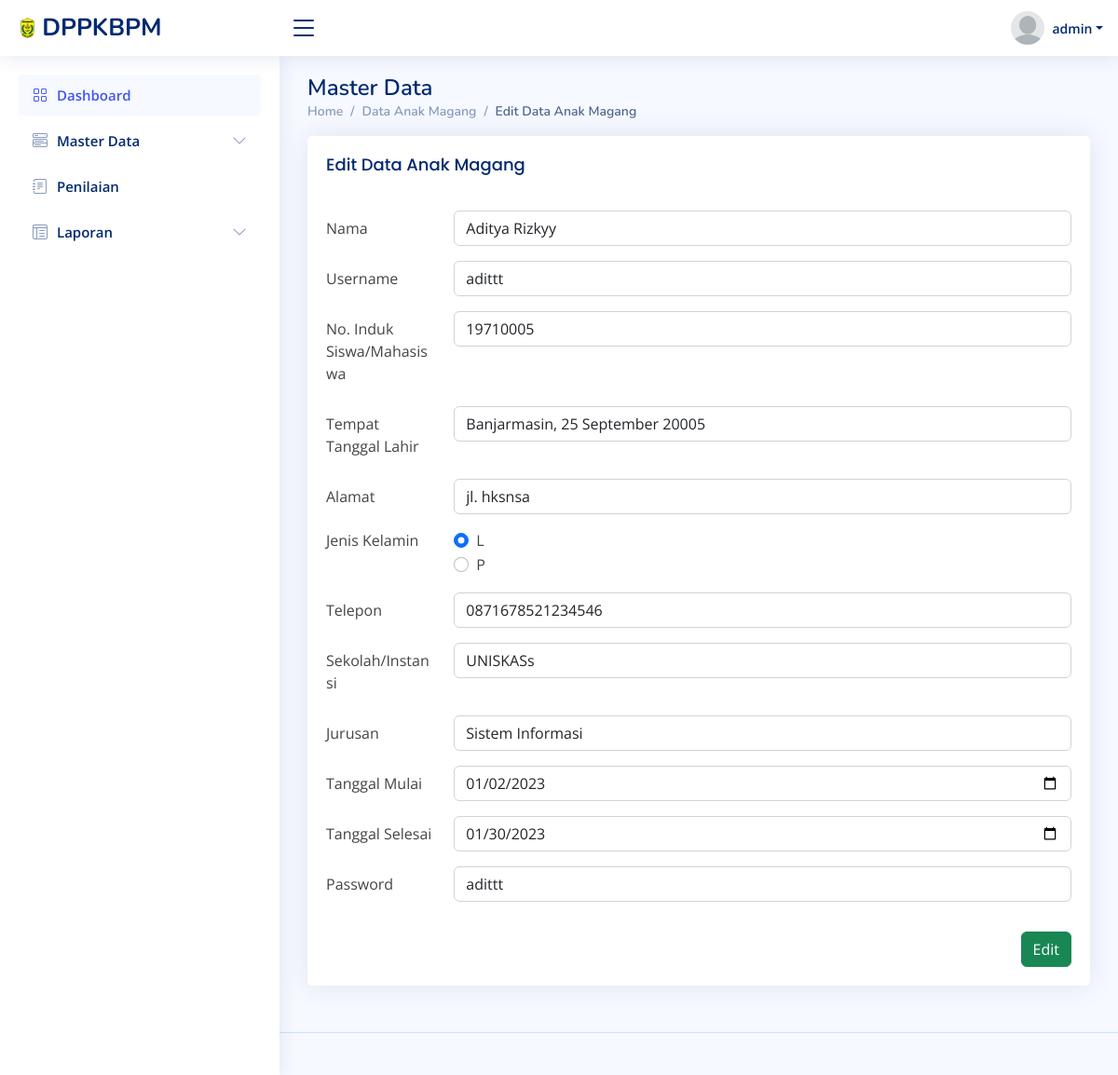
Before: /magang/edit_magang.php?id=8 (signed in) with the older database file.
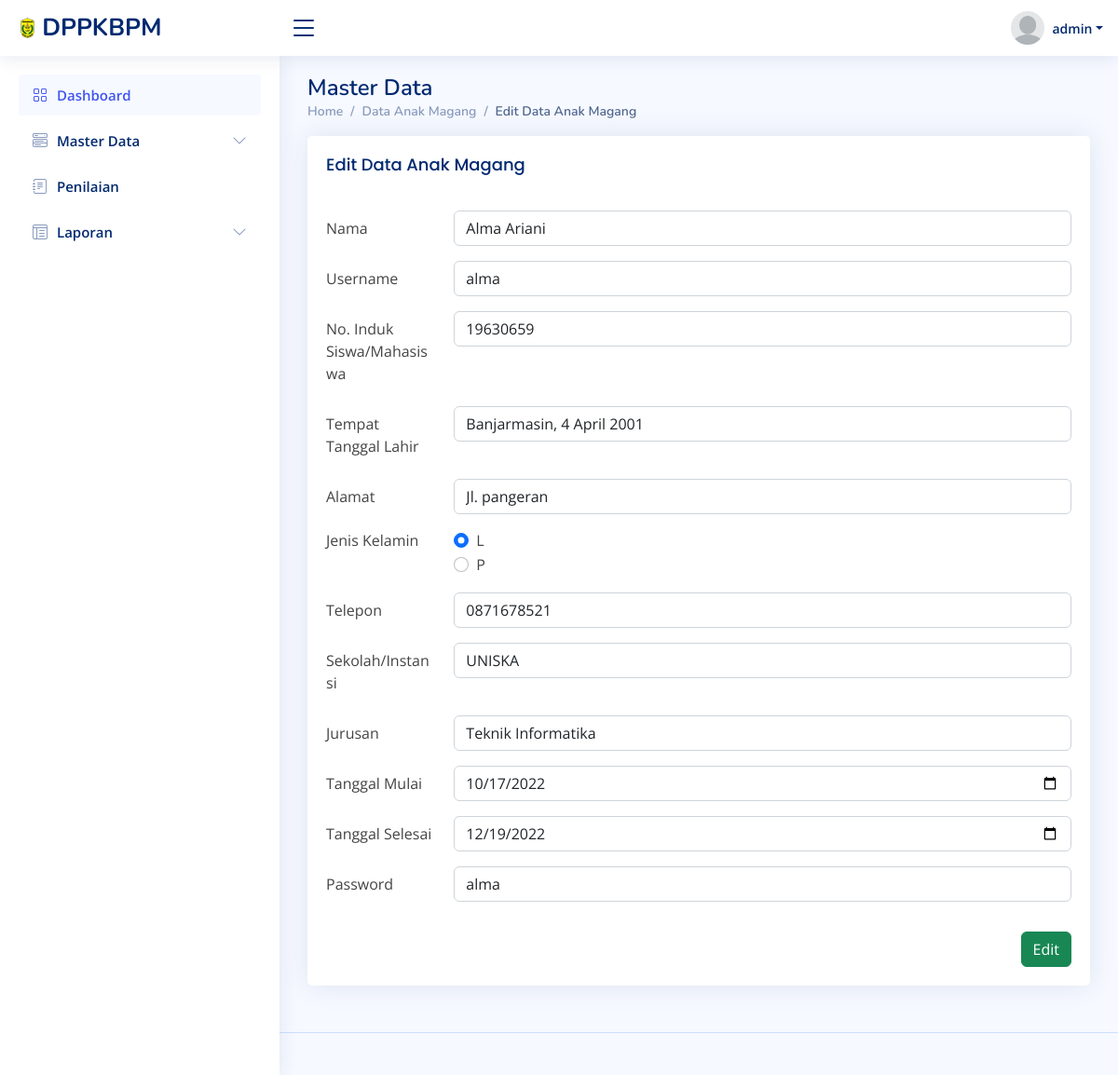
After: the same page with the newer database file.
### tables this page shows
CREATE TABLE `tb_magang` (
  `id_magang` int(11) NOT NULL,
  `nama` varchar(255) NOT NULL,
  `username` varchar(30) NOT NULL,
  `induk` int(11) NOT NULL,
  `tgl_lahir` varchar(100) NOT NULL,
  `alamat` varchar(255) NOT NULL,
  `jk` enum('L','P') NOT NULL,
  `telepon` varchar(255) NOT NULL,
  `instansi` varchar(255) NOT NULL,
  `jurusan` varchar(255) NOT NULL,
  `tgl_masuk` date NOT NULL,
  `tgl_keluar` date NOT NULL,
  `password` varchar(30) NOT NULL,
  `status` enum('user','admin') NOT NULL
);

### magang/edit_magang.php (the view, shortened to what the changed rows need)
<?php
include '../utilities/sidebar.php';
$id = $_GET['id'];
if(isset($id)){
    include '../koneksi/koneksi.php';
    $query = mysqli_query($konek, "SELECT * FROM tb_magang WHERE id_magang = '$id'");
    $row = mysqli_fetch_array($query);
}
if ($_SESSION['status'] == 'user') {
   echo"<script>window.location.href = '../pages-error-404.html'</script>";
} else {
?>
<div class="pagetitle">
  <h1>Master Data</h1>
  <nav>
    <ol class="breadcrumb">
      <li class="breadcrumb-item"><a href="../utilities/dashboard.php">Home</a></li>
      <li class="breadcrumb-item"><a href="./data_magang.php">Data Anak Magang</a></li>
      <li class="breadcrumb-item active">Edit Data Anak Magang</li>
    </ol>
  </nav>
</div>
<section class="section">
          <div class="card">
            <div class="card-body">
              <h5 class="card-title">Edit Data Anak Magang</h5>
              <form action="submit_edit.php" method="POST">
                <div class="row mb-3">
                  <label for="nama" class="col-sm-2 col-form-label">Nama</label>
                  <div class="col-sm-10">
                    <input name="nama" type="text" class="form-control" value="<?= $row['nama'];?>">
                  </div>
                </div>
                <div class="row mb-3">
                  <label for="username" class="col-sm-2 col-form-label">Username</label>
                  <div class="col-sm-10">
                    <input name="username" type="text" class="form-control" value="<?= $row['username'];?>">
                  </div>
                </div>
                <div class="row mb-3">
                  <label for="induk" class="col-sm-2 col-form-label">No. Induk Siswa/Mahasiswa</label>
                  <div class="col-sm-10">
                    <input name="induk" type="text" class="form-control" value="<?= $row['induk'];?>">
                  </div>
                </div>
                <div class="row mb-3">
                  <label for="lahir" class="col-sm-2 col-form-label">Tempat Tanggal Lahir</label>
                  <div class="col-sm-10">
                    <input name="lahir" type="text" class="form-control" value="<?= $row['tgl_lahir'];?>">
                  </div>
                </div>
                <div class="row mb-3">
                  <label for="alamat" class="col-sm-2 col-form-label">Alamat</label>
                  <div class="col-sm-10">
                    <input name="alamat" type="text" class="form-control" value="<?= $row['alamat'];?>">
                  </div>
                </div>
                <fieldset class="row mb-3">
                  <legend class="col-form-label col-sm-2 pt-0">Jenis Kelamin</legend>
                  <div class="col-sm-10">
                    <div class="form-check">
                      <input name="jk" value="L" class="form-check-input" type="radio" name="jk" id="gridRadios1" value="L" checked>
                      <label class="form-check-label" for="gridRadios1">
                        L
                      </label>
                    </div>
                    <div class="form-check">
                      <input name="jk" value="P" class="form-check-input" type="radio" name="jk" id="gridRadios2" value="P">
                      <label class="form-check-label" for="gridRadios2">
                        P
                      </label>
                    </div>
                  </div>
                </fieldset>
                <div class="row mb-3">
                  <label for="telepon" class="col-sm-2 col-form-label">Telepon</label>
                  <div class="col-sm-10">
                    <input name="telepon" type="number" class="form-control" value="<?= $row['telepon'];?>">
                  </div>
                </div>
                <div class="row mb-3">
                  <label for="instansi" class="col-sm-2 col-form-label">Sekolah/Instansi</label>
                  <div class="col-sm-10">
                    <input name="instansi" type="text" class="form-control" value="<?= $row['instansi'];?>">
                  </div>
                </div>
                <div class="row mb-3">
                  <label for="jurusan" class="col-sm-2 col-form-label">Jurusan</label>
                  <div class="col-sm-10">
                    <input name="jurusan" type="text" class="form-control" value="<?= $row['jurusan'];?>">
                  </div>
                </div>
                <div class="row mb-3">
                  <label for="masuk" class="col-sm-2 col-form-label">Tanggal Mulai</label>
                  <div class="col-sm-10">
                    <input name="masuk" type="date" class="form-control" value="<?= $row['tgl_masuk'];?>">
                  </div>
                </div>
                <div class="row mb-3">
                  <label for="keluar" class="col-sm-2 col-form-label">Tanggal Selesai</label>
                  <div class="col-sm-10">
                    <input name="keluar" type="date" class="form-control" value="<?= $row['tgl_keluar'];?>">
                  </div>
                </div>
                <div class="row mb-3">
                  <label for="password" class="col-sm-2 col-form-label">Password</label>
                  <div class="col-sm-10">
                    <input name="password" type="text" class="form-control" value="<?= $row['password'];?>">
                  </div>
                </div>
                <div class="d-flex justify-content-end">
                    <button name="submit" value="submit" type="submit" class="btn btn-success">Edit</button>
                </div>
              </form>
            </div>
          </div>
    </section>
<?php } ?>
<?php
include '../utilities/footer.php';
?>

Changed rows visible on the page:
changed tb_magang: nama "Aditya Rizkyy" → "Alma Ariani"; username "adittt" → "alma"; induk "19710005" → "19630659"; lahir "Banjarmasin, 25 September 20005" → "Banjarmasin, 4 April 2001"; alamat "jl. hksnsa" → "Jl. pangeran"; telepon "0871678521234546" → "0871678521"; instansi "UNISKASs" → "UNISKA"; jurusan "Sistem Informasi" → "Teknik Informatika"; masuk "01/02/2023" → "10/17/2022"; keluar "01/30/2023" → "12/19/2022"; password "adittt" → "alma"
